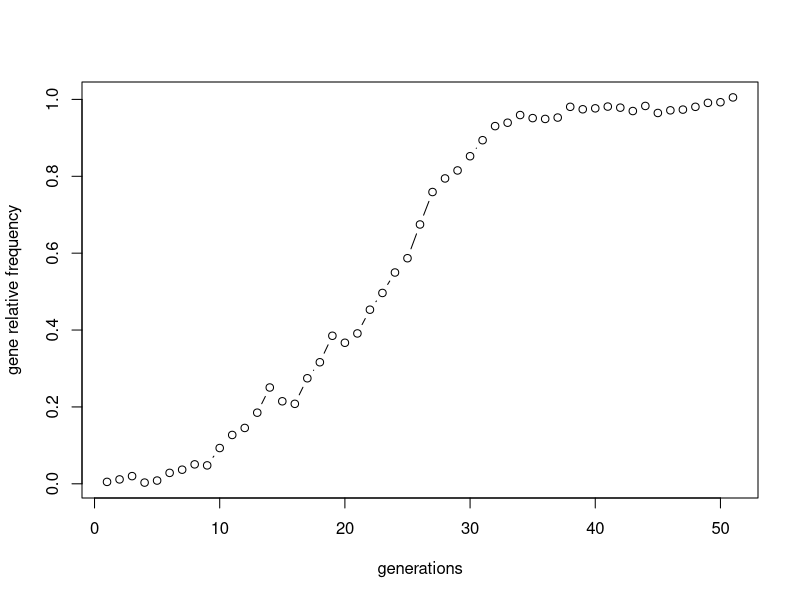

Generate this figure with R:

# parameters
w <- 1.2; #fitness 
N <- 100; #population size

p <- 1/(2 * N); # starting p-val

for (t in 2:1000) {
  
  w.mean <- w * p[t-1] + 1 - p[t-1];
  sigma <- 1/w.mean * sqrt(w/(2*N)*p[t-1]*(1 - p[t-1]));
  p <- c(p, 0);
  #dynamix function
  p[t] <- w / (w.mean) * p[t-1] + rnorm(1,mean=0,sd = sigma);
  
  if(p[t] <= 0 || p[t] >= 1) {
    break;
  }
}
plot(p, type='b', xlab='generations', ylab='gene relative frequency')